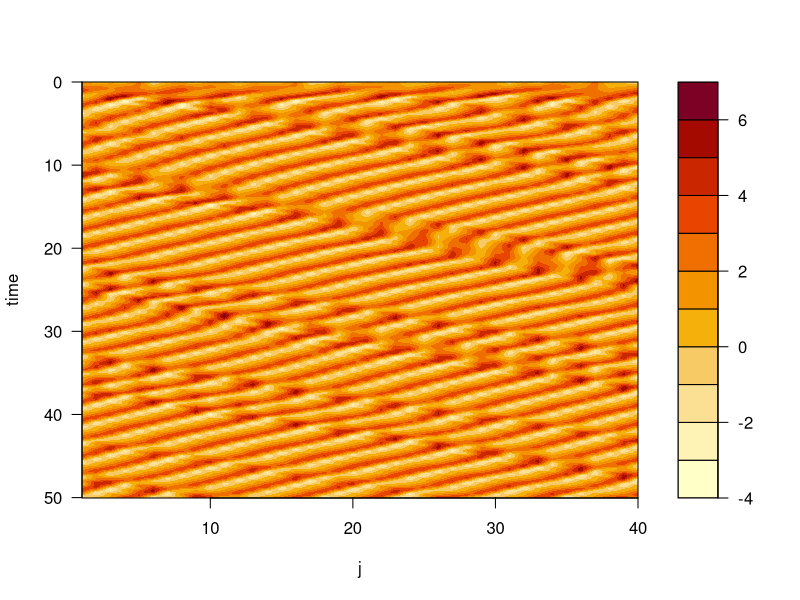

Write R code to recreate this figure.
## ---- chunk 1
l96 <- function(x, F) {
  n <- length(x)
  (x[c(2:n, 1)] - x[c(n-1, n, 1:(n-2))]) * x[c(n, 1:(n-1))] - x + F
}
## ---- chunk 2
rk4 <- function(f, x, dt, opts) {
  k1 <- f(x, opts)
  k2 <- f(x + 0.5 * dt * k1, opts)
  k3 <- f(x + 0.5 * dt * k2, opts)
  k4 <- f(x + dt * k3, opts)
  x + (k1 + 2 * k2 + 2 * k3 + k4) * dt / 6
}
## ---- chunk 3
nj <- 40
nstep <- 1001
x.hist <- matrix(0, nj, nstep)
x <- rnorm(nj)
F <- 3.85
dt <- 0.05
for (i in 1:nstep-1) {
  x <- rk4(l96, x, dt, F)
  x.hist[,i] <- x
}
## ---- chunk 4
t <- seq(0, nstep*dt, length.out=nstep)
filled.contour(1:nj, t, x.hist, nlevel=11,
               ylim=rev(range(t)), xlab="j", ylab="time")
